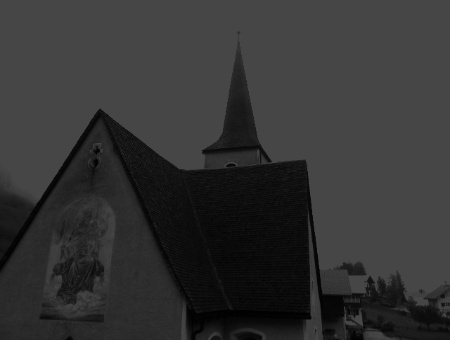
//> input picture opencv_project/chapter5/images/minMax.jpg, 450 x 340 px
$ ./auto_consrast   (built with g++ and OpenCV 4)
//> lines starting //> are read from the running program, lines starting //| are printed output that depends on the picture
#include <opencv2/opencv.hpp>
using namespace cv;
using namespace std;
int main()
{
	Mat image = imread("images/minMax.jpg", IMREAD_GRAYSCALE);
//> image is the input picture: 340 rows x 450 cols, CV_8UC1; min 0, max 77, mean 51.5

	double minVal, maxVal;
	minMaxIdx(image, &minVal, &maxVal);
//> minVal = 0; maxVal = 77

	double ratio = (maxVal - minVal)/ 255.0 ;
//> ratio = 0.302
	Mat  dst = (image - minVal) / ratio;
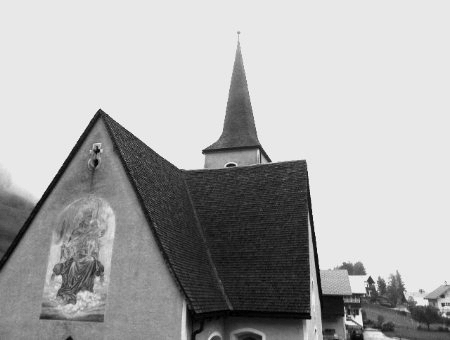
//> dst: 340 rows x 450 cols, CV_8UC1; min 0, max 255, mean 170.6

	cout << "ratio  = " << ratio << endl; 	// ratio: 0.301961
//| ratio  = 0.301961
	cout << "min value  = " << minVal << endl; 	// min: 0
//| min value  = 0
	cout << "max value  = " << maxVal << endl;	// max: 77
//| max value  = 77

	imshow("image", image);
	imshow("dst" , dst );
	waitKey();
	return 0;
}
